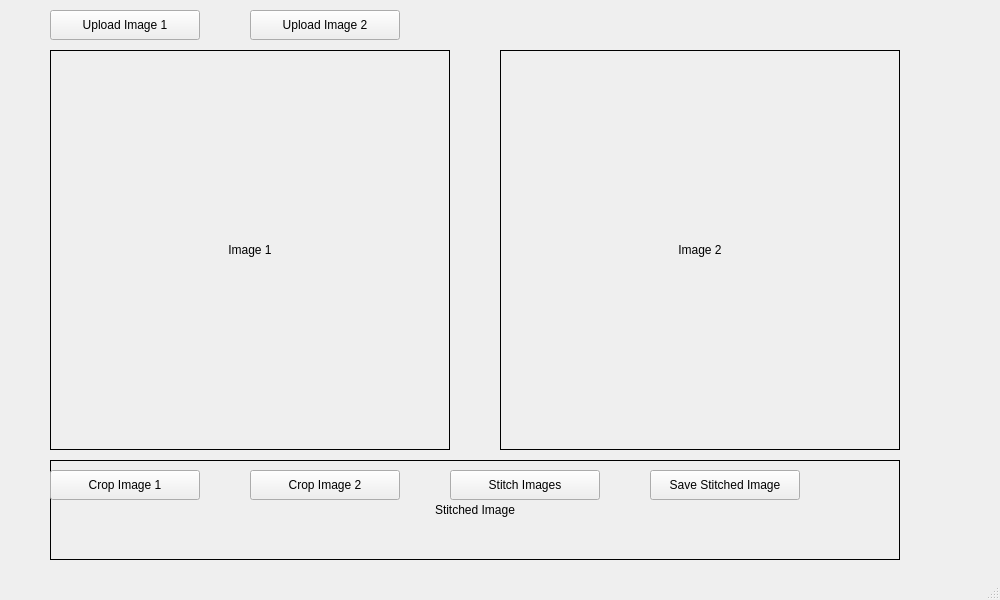
<?xml version="1.0" encoding="UTF-8"?>
<ui version="4.0">
 <class>MainWindow</class>
 <widget class="QMainWindow" name="MainWindow">
  <property name="geometry">
   <rect>
    <x>0</x>
    <y>0</y>
    <width>1000</width>
    <height>600</height>
   </rect>
  </property>
  <property name="windowTitle">
   <string>Image Stitching Tool</string>
  </property>
  <widget class="QWidget" name="centralwidget">
   <!-- 上传图像按钮 -->
   <widget class="QPushButton" name="button_upload_image1">
    <property name="geometry">
     <rect>
      <x>50</x>
      <y>10</y>
      <width>150</width>
      <height>30</height>
     </rect>
    </property>
    <property name="text">
     <string>Upload Image 1</string>
    </property>
   </widget>
   <widget class="QPushButton" name="button_upload_image2">
    <property name="geometry">
     <rect>
      <x>250</x>
      <y>10</y>
      <width>150</width>
      <height>30</height>
     </rect>
    </property>
    <property name="text">
     <string>Upload Image 2</string>
    </property>
   </widget>
   <!-- 检材图像显示 -->
   <widget class="QLabel" name="label_image1">
    <property name="geometry">
     <rect>
      <x>50</x>
      <y>50</y>
      <width>400</width>
      <height>400</height>
     </rect>
    </property>
    <property name="text">
     <string>Image 1</string>
    </property>
    <property name="alignment">
     <set>Qt::AlignCenter</set>
    </property>
    <property name="frameShape">
     <enum>QFrame::Box</enum>
    </property>
   </widget>
   <!-- 样本图像显示 -->
   <widget class="QLabel" name="label_image2">
    <property name="geometry">
     <rect>
      <x>500</x>
      <y>50</y>
      <width>400</width>
      <height>400</height>
     </rect>
    </property>
    <property name="text">
     <string>Image 2</string>
    </property>
    <property name="alignment">
     <set>Qt::AlignCenter</set>
    </property>
    <property name="frameShape">
     <enum>QFrame::Box</enum>
    </property>
   </widget>
   <!-- 拼接图像显示 -->
   <widget class="QLabel" name="label_image_stitched">
    <property name="geometry">
     <rect>
      <x>50</x>
      <y>460</y>
      <width>850</width>
      <height>100</height>
     </rect>
    </property>
    <property name="text">
     <string>Stitched Image</string>
    </property>
    <property name="alignment">
     <set>Qt::AlignCenter</set>
    </property>
    <property name="frameShape">
     <enum>QFrame::Box</enum>
    </property>
   </widget>
   <!-- 功能按钮 -->
   <widget class="QPushButton" name="button_crop_image1">
    <property name="geometry">
     <rect>
      <x>50</x>
      <y>470</y>
      <width>150</width>
      <height>30</height>
     </rect>
    </property>
    <property name="text">
     <string>Crop Image 1</string>
    </property>
   </widget>
   <widget class="QPushButton" name="button_crop_image2">
    <property name="geometry">
     <rect>
      <x>250</x>
      <y>470</y>
      <width>150</width>
      <height>30</height>
     </rect>
    </property>
    <property name="text">
     <string>Crop Image 2</string>
    </property>
   </widget>
   <widget class="QPushButton" name="button_stitch">
    <property name="geometry">
     <rect>
      <x>450</x>
      <y>470</y>
      <width>150</width>
      <height>30</height>
     </rect>
    </property>
    <property name="text">
     <string>Stitch Images</string>
    </property>
   </widget>
   <widget class="QPushButton" name="button_save_stitched">
    <property name="geometry">
     <rect>
      <x>650</x>
      <y>470</y>
      <width>150</width>
      <height>30</height>
      </rect>
    </property>
    <property name="text">
     <string>Save Stitched Image</string>
    </property>
   </widget>
  </widget>
  <widget class="QMenuBar" name="menubar"/>
  <widget class="QStatusBar" name="statusbar"/>
 </widget>
</ui>
